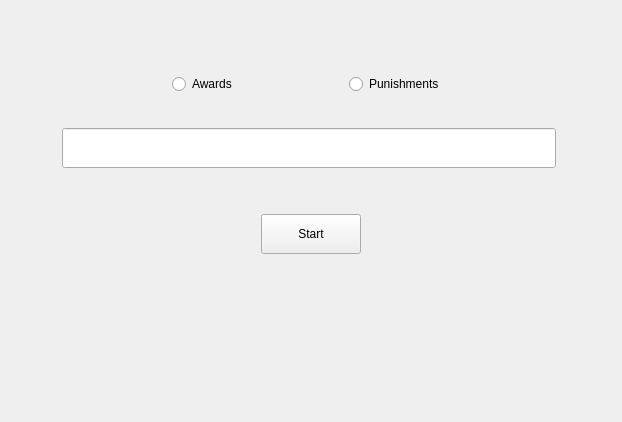
<?xml version="1.0" encoding="UTF-8"?>
<ui version="4.0">
 <class>LuckyDraw</class>
 <widget class="QDialog" name="LuckyDraw">
  <property name="geometry">
   <rect>
    <x>0</x>
    <y>0</y>
    <width>618</width>
    <height>418</height>
   </rect>
  </property>
  <property name="windowTitle">
   <string>LuckyDraw</string>
  </property>
  <layout class="QVBoxLayout" name="verticalLayout_2">
   <item>
    <widget class="QWidget" name="ParserBg" native="true">
     <property name="minimumSize">
      <size>
       <width>600</width>
       <height>400</height>
      </size>
     </property>
     <layout class="QVBoxLayout" name="verticalLayout">
      <item>
       <layout class="QHBoxLayout" name="horizontalLayout_5">
        <item>
         <spacer name="horizontalSpacer_10">
          <property name="orientation">
           <enum>Qt::Horizontal</enum>
          </property>
          <property name="sizeHint" stdset="0">
           <size>
            <width>40</width>
            <height>20</height>
           </size>
          </property>
         </spacer>
        </item>
        <item>
         <widget class="QPushButton" name="btnQuit">
          <property name="minimumSize">
           <size>
            <width>12</width>
            <height>12</height>
           </size>
          </property>
          <property name="maximumSize">
           <size>
            <width>12</width>
            <height>12</height>
           </size>
          </property>
          <property name="focusPolicy">
           <enum>Qt::NoFocus</enum>
          </property>
          <property name="text">
           <string/>
          </property>
          <property name="flat">
           <bool>true</bool>
          </property>
         </widget>
        </item>
        <item>
         <spacer name="horizontalSpacer_11">
          <property name="orientation">
           <enum>Qt::Horizontal</enum>
          </property>
          <property name="sizeType">
           <enum>QSizePolicy::Fixed</enum>
          </property>
          <property name="sizeHint" stdset="0">
           <size>
            <width>40</width>
            <height>20</height>
           </size>
          </property>
         </spacer>
        </item>
       </layout>
      </item>
      <item>
       <widget class="QWidget" name="msgWidget" native="true">
        <property name="sizePolicy">
         <sizepolicy hsizetype="Fixed" vsizetype="Fixed">
          <horstretch>0</horstretch>
          <verstretch>0</verstretch>
         </sizepolicy>
        </property>
        <layout class="QHBoxLayout" name="horizontalLayout">
         <property name="spacing">
          <number>0</number>
         </property>
         <property name="leftMargin">
          <number>0</number>
         </property>
         <property name="topMargin">
          <number>0</number>
         </property>
         <property name="rightMargin">
          <number>0</number>
         </property>
         <property name="bottomMargin">
          <number>0</number>
         </property>
         <item>
          <spacer name="horizontalSpacer">
           <property name="orientation">
            <enum>Qt::Horizontal</enum>
           </property>
           <property name="sizeHint" stdset="0">
            <size>
             <width>40</width>
             <height>20</height>
            </size>
           </property>
          </spacer>
         </item>
         <item>
          <widget class="QLabel" name="msgLabel">
           <property name="text">
            <string/>
           </property>
           <property name="alignment">
            <set>Qt::AlignCenter</set>
           </property>
          </widget>
         </item>
         <item>
          <spacer name="horizontalSpacer_2">
           <property name="orientation">
            <enum>Qt::Horizontal</enum>
           </property>
           <property name="sizeHint" stdset="0">
            <size>
             <width>40</width>
             <height>20</height>
            </size>
           </property>
          </spacer>
         </item>
        </layout>
       </widget>
      </item>
      <item>
       <layout class="QHBoxLayout" name="horizontalLayout_3">
        <item>
         <spacer name="horizontalSpacer_3">
          <property name="orientation">
           <enum>Qt::Horizontal</enum>
          </property>
          <property name="sizeType">
           <enum>QSizePolicy::Fixed</enum>
          </property>
          <property name="sizeHint" stdset="0">
           <size>
            <width>40</width>
            <height>20</height>
           </size>
          </property>
         </spacer>
        </item>
        <item>
         <widget class="QWidget" name="groupWidget" native="true">
          <property name="minimumSize">
           <size>
            <width>240</width>
            <height>0</height>
           </size>
          </property>
          <property name="maximumSize">
           <size>
            <width>16777215</width>
            <height>16777215</height>
           </size>
          </property>
          <layout class="QHBoxLayout" name="horizontalLayout_6">
           <property name="spacing">
            <number>2</number>
           </property>
           <property name="leftMargin">
            <number>0</number>
           </property>
           <property name="topMargin">
            <number>0</number>
           </property>
           <property name="rightMargin">
            <number>4</number>
           </property>
           <property name="bottomMargin">
            <number>0</number>
           </property>
           <item>
            <widget class="DSGUI::DSRadioButton" name="awardRadioBtn">
             <property name="sizePolicy">
              <sizepolicy hsizetype="Fixed" vsizetype="Fixed">
               <horstretch>0</horstretch>
               <verstretch>0</verstretch>
              </sizepolicy>
             </property>
             <property name="text">
              <string>Awards</string>
             </property>
            </widget>
           </item>
           <item>
            <widget class="DSGUI::DSRadioButton" name="punishmentRadioBtn">
             <property name="sizePolicy">
              <sizepolicy hsizetype="Fixed" vsizetype="Fixed">
               <horstretch>0</horstretch>
               <verstretch>0</verstretch>
              </sizepolicy>
             </property>
             <property name="text">
              <string>Punishments</string>
             </property>
            </widget>
           </item>
          </layout>
         </widget>
        </item>
        <item>
         <spacer name="horizontalSpacer_4">
          <property name="orientation">
           <enum>Qt::Horizontal</enum>
          </property>
          <property name="sizeType">
           <enum>QSizePolicy::Fixed</enum>
          </property>
          <property name="sizeHint" stdset="0">
           <size>
            <width>40</width>
            <height>20</height>
           </size>
          </property>
         </spacer>
        </item>
       </layout>
      </item>
      <item>
       <spacer name="verticalSpacer">
        <property name="orientation">
         <enum>Qt::Vertical</enum>
        </property>
        <property name="sizeType">
         <enum>QSizePolicy::Fixed</enum>
        </property>
        <property name="sizeHint" stdset="0">
         <size>
          <width>20</width>
          <height>28</height>
         </size>
        </property>
       </spacer>
      </item>
      <item>
       <layout class="QHBoxLayout" name="horizontalLayout_2">
        <item>
         <spacer name="horizontalSpacer_5">
          <property name="orientation">
           <enum>Qt::Horizontal</enum>
          </property>
          <property name="sizeType">
           <enum>QSizePolicy::Fixed</enum>
          </property>
          <property name="sizeHint" stdset="0">
           <size>
            <width>40</width>
            <height>20</height>
           </size>
          </property>
         </spacer>
        </item>
        <item>
         <widget class="QWidget" name="widget_6" native="true">
          <property name="minimumSize">
           <size>
            <width>240</width>
            <height>0</height>
           </size>
          </property>
          <property name="maximumSize">
           <size>
            <width>16777215</width>
            <height>16777215</height>
           </size>
          </property>
          <layout class="QHBoxLayout" name="horizontalLayout_7">
           <property name="spacing">
            <number>2</number>
           </property>
           <property name="leftMargin">
            <number>0</number>
           </property>
           <property name="topMargin">
            <number>0</number>
           </property>
           <property name="rightMargin">
            <number>4</number>
           </property>
           <property name="bottomMargin">
            <number>0</number>
           </property>
           <item>
            <widget class="DSGUI::DSLineEdit" name="resultLine">
             <property name="minimumSize">
              <size>
               <width>240</width>
               <height>40</height>
              </size>
             </property>
             <property name="mouseTracking">
              <bool>false</bool>
             </property>
             <property name="contextMenuPolicy">
              <enum>Qt::NoContextMenu</enum>
             </property>
             <property name="acceptDrops">
              <bool>false</bool>
             </property>
            </widget>
           </item>
          </layout>
         </widget>
        </item>
        <item>
         <spacer name="horizontalSpacer_6">
          <property name="orientation">
           <enum>Qt::Horizontal</enum>
          </property>
          <property name="sizeType">
           <enum>QSizePolicy::Fixed</enum>
          </property>
          <property name="sizeHint" stdset="0">
           <size>
            <width>40</width>
            <height>20</height>
           </size>
          </property>
         </spacer>
        </item>
       </layout>
      </item>
      <item>
       <spacer name="verticalSpacer_2">
        <property name="orientation">
         <enum>Qt::Vertical</enum>
        </property>
        <property name="sizeType">
         <enum>QSizePolicy::Fixed</enum>
        </property>
        <property name="sizeHint" stdset="0">
         <size>
          <width>20</width>
          <height>40</height>
         </size>
        </property>
       </spacer>
      </item>
      <item>
       <layout class="QHBoxLayout" name="horizontalLayout_4">
        <item>
         <spacer name="horizontalSpacer_8">
          <property name="orientation">
           <enum>Qt::Horizontal</enum>
          </property>
          <property name="sizeHint" stdset="0">
           <size>
            <width>40</width>
            <height>20</height>
           </size>
          </property>
         </spacer>
        </item>
        <item>
         <widget class="QPushButton" name="startBtn">
          <property name="minimumSize">
           <size>
            <width>100</width>
            <height>40</height>
           </size>
          </property>
          <property name="maximumSize">
           <size>
            <width>16777215</width>
            <height>16777215</height>
           </size>
          </property>
          <property name="focusPolicy">
           <enum>Qt::NoFocus</enum>
          </property>
          <property name="text">
           <string>Start</string>
          </property>
          <property name="checkable">
           <bool>true</bool>
          </property>
         </widget>
        </item>
        <item>
         <spacer name="horizontalSpacer_9">
          <property name="orientation">
           <enum>Qt::Horizontal</enum>
          </property>
          <property name="sizeType">
           <enum>QSizePolicy::Expanding</enum>
          </property>
          <property name="sizeHint" stdset="0">
           <size>
            <width>40</width>
            <height>20</height>
           </size>
          </property>
         </spacer>
        </item>
       </layout>
      </item>
      <item>
       <spacer name="verticalSpacer_3">
        <property name="orientation">
         <enum>Qt::Vertical</enum>
        </property>
        <property name="sizeHint" stdset="0">
         <size>
          <width>20</width>
          <height>40</height>
         </size>
        </property>
       </spacer>
      </item>
     </layout>
    </widget>
   </item>
  </layout>
 </widget>
 <layoutdefault spacing="6" margin="11"/>
 <customwidgets>
  <customwidget>
   <class>DSGUI::DSLineEdit</class>
   <extends>QLineEdit</extends>
   <header>LineEdit/LineEdit.h</header>
  </customwidget>
  <customwidget>
   <class>DSGUI::DSRadioButton</class>
   <extends>QRadioButton</extends>
   <header location="global">RadioButton/RadioButton.h</header>
  </customwidget>
 </customwidgets>
 <resources>
  <include location="../Resources/LuckyDraw.qrc"/>
 </resources>
 <connections/>
</ui>
